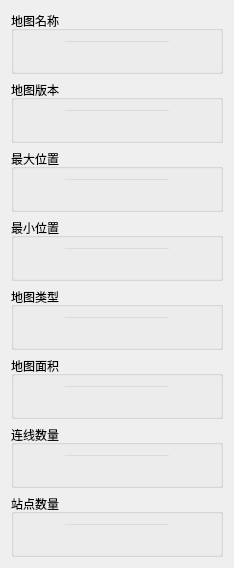
            <widget class="QWidget" name="page_3">
             <layout class="QVBoxLayout" name="verticalLayout_4">
              <item>
               <widget class="QGroupBox" name="MapName_box">
                <property name="styleSheet">
                 <string notr="true"/>
                </property>
                <property name="title">
                 <string>地图名称</string>
                </property>
                <layout class="QVBoxLayout" name="verticalLayout_5">
                 <item>
                  <layout class="QHBoxLayout" name="horizontalLayout_7">
                   <item>
                    <spacer name="horizontalSpacer_7">
                     <property name="orientation">
                      <enum>Qt::Horizontal</enum>
                     </property>
                     <property name="sizeHint" stdset="0">
                      <size>
                       <width>40</width>
                       <height>20</height>
                      </size>
                     </property>
                    </spacer>
                   </item>
                   <item>
                    <widget class="QLineEdit" name="Name_Edit">
                     <property name="styleSheet">
                      <string notr="true">background-color:transparent;</string>
                     </property>
                    </widget>
                   </item>
                   <item>
                    <spacer name="horizontalSpacer_8">
                     <property name="orientation">
                      <enum>Qt::Horizontal</enum>
                     </property>
                     <property name="sizeHint" stdset="0">
                      <size>
                       <width>40</width>
                       <height>20</height>
                      </size>
                     </property>
                    </spacer>
                   </item>
                  </layout>
                 </item>
                </layout>
               </widget>
              </item>
              <item>
               <widget class="QGroupBox" name="MapName_box_2">
                <property name="title">
                 <string>地图版本</string>
                </property>
                <layout class="QGridLayout" name="gridLayout_2">
                 <item row="0" column="0">
                  <layout class="QHBoxLayout" name="horizontalLayout_8">
                   <item>
                    <spacer name="horizontalSpacer_9">
                     <property name="orientation">
                      <enum>Qt::Horizontal</enum>
                     </property>
                     <property name="sizeHint" stdset="0">
                      <size>
                       <width>40</width>
                       <height>20</height>
                      </size>
                     </property>
                    </spacer>
                   </item>
                   <item>
                    <widget class="QLineEdit" name="Version_Edit">
                     <property name="styleSheet">
                      <string notr="true">background-color:transparent;</string>
                     </property>
                    </widget>
                   </item>
                   <item>
                    <spacer name="horizontalSpacer_10">
                     <property name="orientation">
                      <enum>Qt::Horizontal</enum>
                     </property>
                     <property name="sizeHint" stdset="0">
                      <size>
                       <width>40</width>
                       <height>20</height>
                      </size>
                     </property>
                    </spacer>
                   </item>
                  </layout>
                 </item>
                </layout>
               </widget>
              </item>
              <item>
               <widget class="QGroupBox" name="MapName_box_4">
                <property name="title">
                 <string>最大位置</string>
                </property>
                <layout class="QGridLayout" name="gridLayout_3">
                 <item row="0" column="0">
                  <layout class="QHBoxLayout" name="horizontalLayout_15">
                   <item>
                    <spacer name="horizontalSpacer_23">
                     <property name="orientation">
                      <enum>Qt::Horizontal</enum>
                     </property>
                     <property name="sizeHint" stdset="0">
                      <size>
                       <width>40</width>
                       <height>20</height>
                      </size>
                     </property>
                    </spacer>
                   </item>
                   <item>
                    <widget class="QLineEdit" name="MaxPos_Edit">
                     <property name="styleSheet">
                      <string notr="true">background-color:transparent;</string>
                     </property>
                    </widget>
                   </item>
                   <item>
                    <spacer name="horizontalSpacer_24">
                     <property name="orientation">
                      <enum>Qt::Horizontal</enum>
                     </property>
                     <property name="sizeHint" stdset="0">
                      <size>
                       <width>40</width>
                       <height>20</height>
                      </size>
                     </property>
                    </spacer>
                   </item>
                  </layout>
                 </item>
                </layout>
               </widget>
              </item>
              <item>
               <widget class="QGroupBox" name="MapName_box_6">
                <property name="title">
                 <string>最小位置</string>
                </property>
                <layout class="QGridLayout" name="gridLayout_4">
                 <item row="0" column="0">
                  <layout class="QHBoxLayout" name="horizontalLayout_16">
                   <item>
                    <spacer name="horizontalSpacer_25">
                     <property name="orientation">
                      <enum>Qt::Horizontal</enum>
                     </property>
                     <property name="sizeHint" stdset="0">
                      <size>
                       <width>40</width>
                       <height>20</height>
                      </size>
                     </property>
                    </spacer>
                   </item>
                   <item>
                    <widget class="QLineEdit" name="MinPos_Edit">
                     <property name="styleSheet">
                      <string notr="true">background-color:transparent;</string>
                     </property>
                    </widget>
                   </item>
                   <item>
                    <spacer name="horizontalSpacer_26">
                     <property name="orientation">
                      <enum>Qt::Horizontal</enum>
                     </property>
                     <property name="sizeHint" stdset="0">
                      <size>
                       <width>40</width>
                       <height>20</height>
                      </size>
                     </property>
                    </spacer>
                   </item>
                  </layout>
                 </item>
                </layout>
               </widget>
              </item>
              <item>
               <widget class="QGroupBox" name="MapName_box_8">
                <property name="title">
                 <string>地图类型</string>
                </property>
                <layout class="QGridLayout" name="gridLayout_5">
                 <item row="0" column="0">
                  <layout class="QHBoxLayout" name="horizontalLayout_17">
                   <item>
                    <spacer name="horizontalSpacer_27">
                     <property name="orientation">
                      <enum>Qt::Horizontal</enum>
                     </property>
                     <property name="sizeHint" stdset="0">
                      <size>
                       <width>40</width>
                       <height>20</height>
                      </size>
                     </property>
                    </spacer>
                   </item>
                   <item>
                    <widget class="QLineEdit" name="MapType_Edit">
                     <property name="styleSheet">
                      <string notr="true">background-color:transparent;</string>
                     </property>
                    </widget>
                   </item>
                   <item>
                    <spacer name="horizontalSpacer_28">
                     <property name="orientation">
                      <enum>Qt::Horizontal</enum>
                     </property>
                     <property name="sizeHint" stdset="0">
                      <size>
                       <width>40</width>
                       <height>20</height>
                      </size>
                     </property>
                    </spacer>
                   </item>
                  </layout>
                 </item>
                </layout>
               </widget>
              </item>
              <item>
               <widget class="QGroupBox" name="MapName_box_10">
                <property name="title">
                 <string>地图面积</string>
                </property>
                <layout class="QGridLayout" name="gridLayout_7">
                 <item row="0" column="0">
                  <layout class="QGridLayout" name="gridLayout_6">
                   <item row="0" column="0">
                    <spacer name="horizontalSpacer_29">
                     <property name="orientation">
                      <enum>Qt::Horizontal</enum>
                     </property>
                     <property name="sizeHint" stdset="0">
                      <size>
                       <width>40</width>
                       <height>20</height>
                      </size>
                     </property>
                    </spacer>
                   </item>
                   <item row="0" column="1">
                    <widget class="QLineEdit" name="lineEdit_13">
                     <property name="styleSheet">
                      <string notr="true">background-color:transparent;</string>
                     </property>
                    </widget>
                   </item>
                   <item row="0" column="2">
                    <spacer name="horizontalSpacer_30">
                     <property name="orientation">
                      <enum>Qt::Horizontal</enum>
                     </property>
                     <property name="sizeHint" stdset="0">
                      <size>
                       <width>40</width>
                       <height>20</height>
                      </size>
                     </property>
                    </spacer>
                   </item>
                  </layout>
                 </item>
                </layout>
               </widget>
              </item>
              <item>
               <widget class="QGroupBox" name="MapName_box_12">
                <property name="title">
                 <string>连线数量</string>
                </property>
                <layout class="QGridLayout" name="gridLayout_8">
                 <item row="0" column="0">
                  <layout class="QHBoxLayout" name="horizontalLayout_18">
                   <item>
                    <spacer name="horizontalSpacer_31">
                     <property name="orientation">
                      <enum>Qt::Horizontal</enum>
                     </property>
                     <property name="sizeHint" stdset="0">
                      <size>
                       <width>40</width>
                       <height>20</height>
                      </size>
                     </property>
                    </spacer>
                   </item>
                   <item>
                    <widget class="QLineEdit" name="Line_Edit">
                     <property name="styleSheet">
                      <string notr="true">background-color:transparent;</string>
                     </property>
                    </widget>
                   </item>
                   <item>
                    <spacer name="horizontalSpacer_32">
                     <property name="orientation">
                      <enum>Qt::Horizontal</enum>
                     </property>
                     <property name="sizeHint" stdset="0">
                      <size>
                       <width>40</width>
                       <height>20</height>
                      </size>
                     </property>
                    </spacer>
                   </item>
                  </layout>
                 </item>
                </layout>
               </widget>
              </item>
              <item>
               <widget class="QGroupBox" name="MapName_box_14">
                <property name="title">
                 <string>站点数量</string>
                </property>
                <layout class="QGridLayout" name="gridLayout_9">
                 <item row="0" column="0">
                  <layout class="QHBoxLayout" name="horizontalLayout_19">
                   <item>
                    <spacer name="horizontalSpacer_33">
                     <property name="orientation">
                      <enum>Qt::Horizontal</enum>
                     </property>
                     <property name="sizeHint" stdset="0">
                      <size>
                       <width>40</width>
                       <height>20</height>
                      </size>
                     </property>
                    </spacer>
                   </item>
                   <item>
                    <widget class="QLineEdit" name="Point_Edit">
                     <property name="styleSheet">
                      <string notr="true">background-color:transparent;</string>
                     </property>
                    </widget>
                   </item>
                   <item>
                    <spacer name="horizontalSpacer_34">
                     <property name="orientation">
                      <enum>Qt::Horizontal</enum>
                     </property>
                     <property name="sizeHint" stdset="0">
                      <size>
                       <width>40</width>
                       <height>20</height>
                      </size>
                     </property>
                    </spacer>
                   </item>
                  </layout>
                 </item>
                </layout>
               </widget>
              </item>
             </layout>
            </widget>
